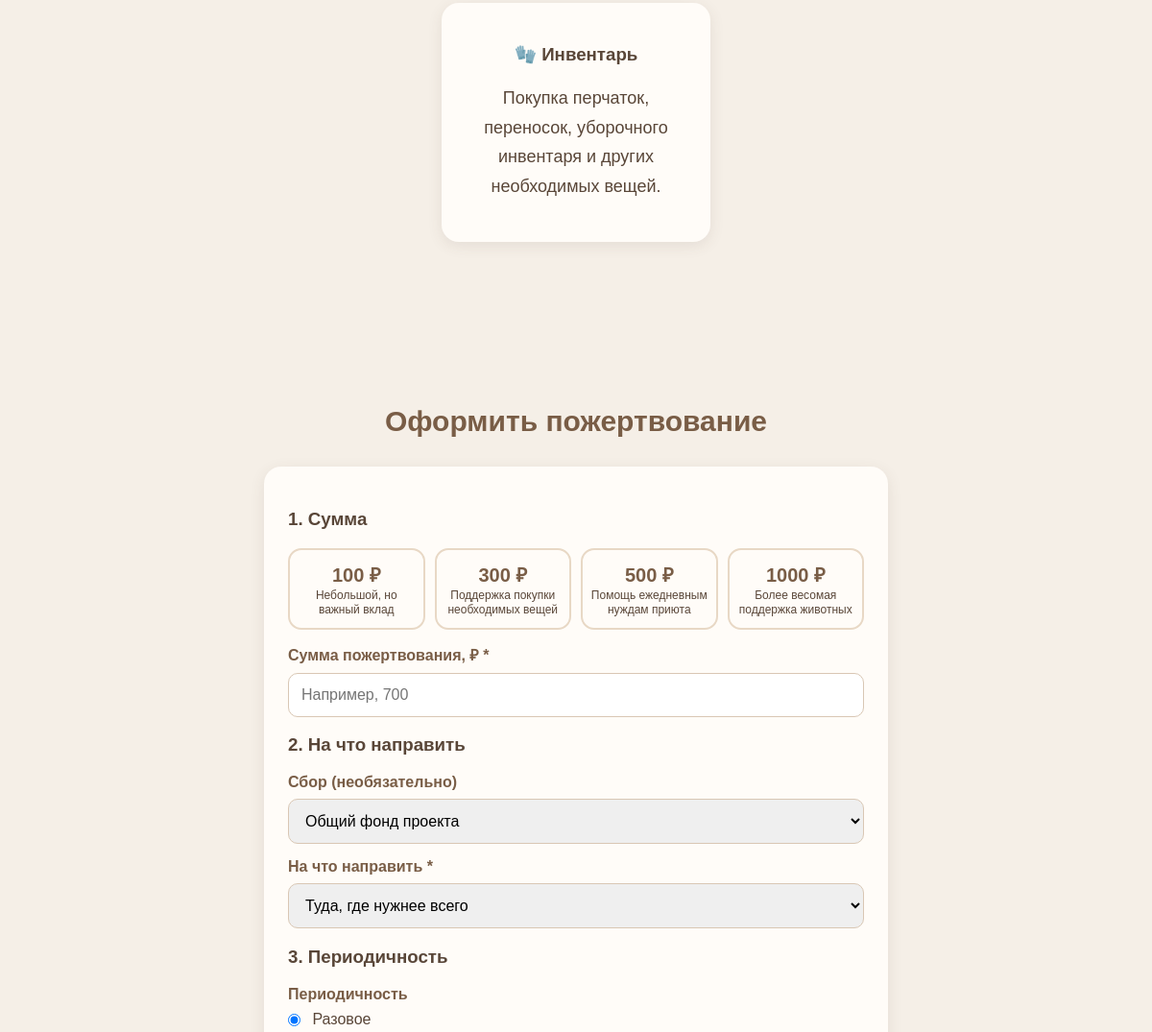
The app's page /donations/ (middle part), older data.
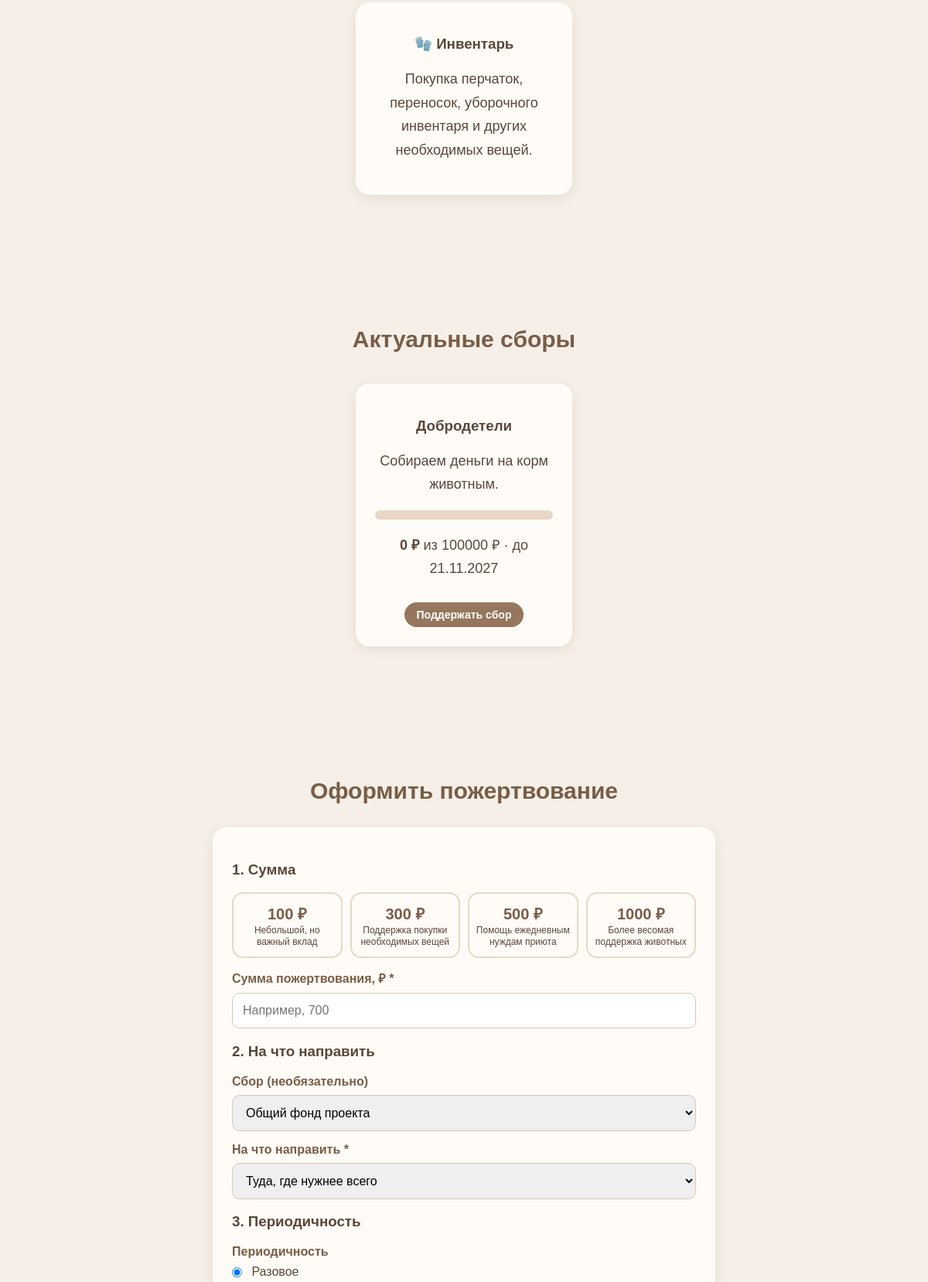
The same page, newer data.
### core/models.py (models this page shows)
class Campaign(models.Model):
    owner = models.ForeignKey(
        User, on_delete=models.CASCADE, related_name='campaigns', verbose_name='Фандрайзер'
    )
    title = models.CharField('Название сбора', max_length=200)
    description = models.TextField('Описание')
    purpose = models.CharField('Направление помощи', max_length=20, choices=PURPOSE_CHOICES, default='general')
    shelter = models.ForeignKey(
        Shelter, on_delete=models.SET_NULL, null=True, blank=True,
        related_name='campaigns', verbose_name='Приют'
    )
    goal = models.PositiveIntegerField('Цель, ₽', validators=[MinValueValidator(100)])
    deadline = models.DateField('Срок сбора', null=True, blank=True)
    is_approved = models.BooleanField('Одобрен модератором', default=False)
    is_active = models.BooleanField('Сбор идёт', default=True)
    created_at = models.DateTimeField('Создан', auto_now_add=True)
    class Meta:
        verbose_name = 'Сбор'
        verbose_name_plural = 'Сборы'
        ordering = ['-created_at']
    def collected(self):
        return self.donations.filter(status=Donation.STATUS_PAID).aggregate(s=Sum('amount'))['s'] or 0
    def progress(self):
        if not self.goal:
            return 0
        return min(100, round(self.collected() * 100 / self.goal))
    def __str__(self):
        return self.title

### core/views.py (the view)
# urls.py: path('donations/', views.donations, name='donations'),     # Пожертвования
def donations(request):
    if request.method == 'POST':
        form = DonationForm(request.POST)
        if form.is_valid():
            donation = form.save(commit=False)
            if request.user.is_authenticated:
                donation.user = request.user
            if donation.campaign:
                donation.purpose = donation.campaign.purpose
            donation.save()
            return redirect('donation_done', token=donation.token)
    else:
        initial = {}
        if request.user.is_authenticated:
            initial = {'email': request.user.email, 'donor_name': request.user.first_name}
        campaign_id = request.GET.get('campaign')
        if campaign_id and campaign_id.isdigit():
            initial['campaign'] = campaign_id
        form = DonationForm(initial=initial)
    return render(request, 'core/donations.html', {
        'form': form,
        'campaigns': Campaign.objects.filter(is_approved=True, is_active=True).select_related('shelter'),
        'presets': [(100, 'Небольшой, но важный вклад'), (300, 'Поддержка покупки необходимых вещей'),
                    (500, 'Помощь ежедневным нуждам приюта'), (1000, 'Более весомая поддержка животных')],
    })

### core/context_processors.py (called while the page is built)
def site(request):
    match = getattr(request, 'resolver_match', None)
    name = match.url_name if match else ''
    return {
        'nav_tabs': NAV_TABS,
        'active_tab_name': ACTIVE_ALIASES.get(name, name),
        'org': settings.ORGANIZATION,
    }

### core/templates/core/donations.html (shortened to what this page needs)
{% extends 'core/base.html' %}
{% block content %}
<section>
    <div class="card">
        <h3>🧤 Инвентарь</h3>
        <p>Покупка перчаток, переносок, уборочного инвентаря и других необходимых вещей.</p>
    </div>
</section>
{% if campaigns %}
<section>
    <h2>Актуальные сборы</h2>
    {% for c in campaigns %}
        <div class="card">
            <h3>{{ c.title }}</h3>
            <p>{{ c.description|truncatechars:160 }}</p>
            <div class="progress"><span style="width: {{ c.progress }}%"></span></div>
            <p><strong>{{ c.collected }} ₽</strong> из {{ c.goal }} ₽{% if c.deadline %} · до {{ c.deadline|date:"d.m.Y" }}{% endif %}</p>
            <a href="?campaign={{ c.id }}#donate" class="button small">Поддержать сбор</a>
        </div>
    {% endfor %}
</section>
{% endif %}
<section id="donate">
    <h2>Оформить пожертвование</h2>
    <form method="post" action="/donations/#donate" id="donation-form">
        <div class="card">
            <h3>1. Сумма</h3>
            <div class="amount-presets">
                {% for value, text in presets %}
                    <button type="button" data-amount="{{ value }}"><strong>{{ value }} ₽</strong><small>{{ text }}</small></button>
                {% endfor %}
            </div>
            {% include 'core/_field.html' with field=form.amount %}
            <h3>2. На что направить</h3>
            {% include 'core/_field.html' with field=form.campaign %}
            {% include 'core/_field.html' with field=form.purpose %}
            <h3>3. Периодичность</h3>
            {% include 'core/_field.html' with field=form.period %}
        </div>
    </form>
</section>
{% endblock %}

Row changes from the older to the newer data that the page shows:
added Campaign: title "Добродетели", description "Собираем деньги на корм животным.", collected "0", goal "100000", deadline "21.11.2027"
Text that changed along with them:
text now shown: "Актуальные сборы"
